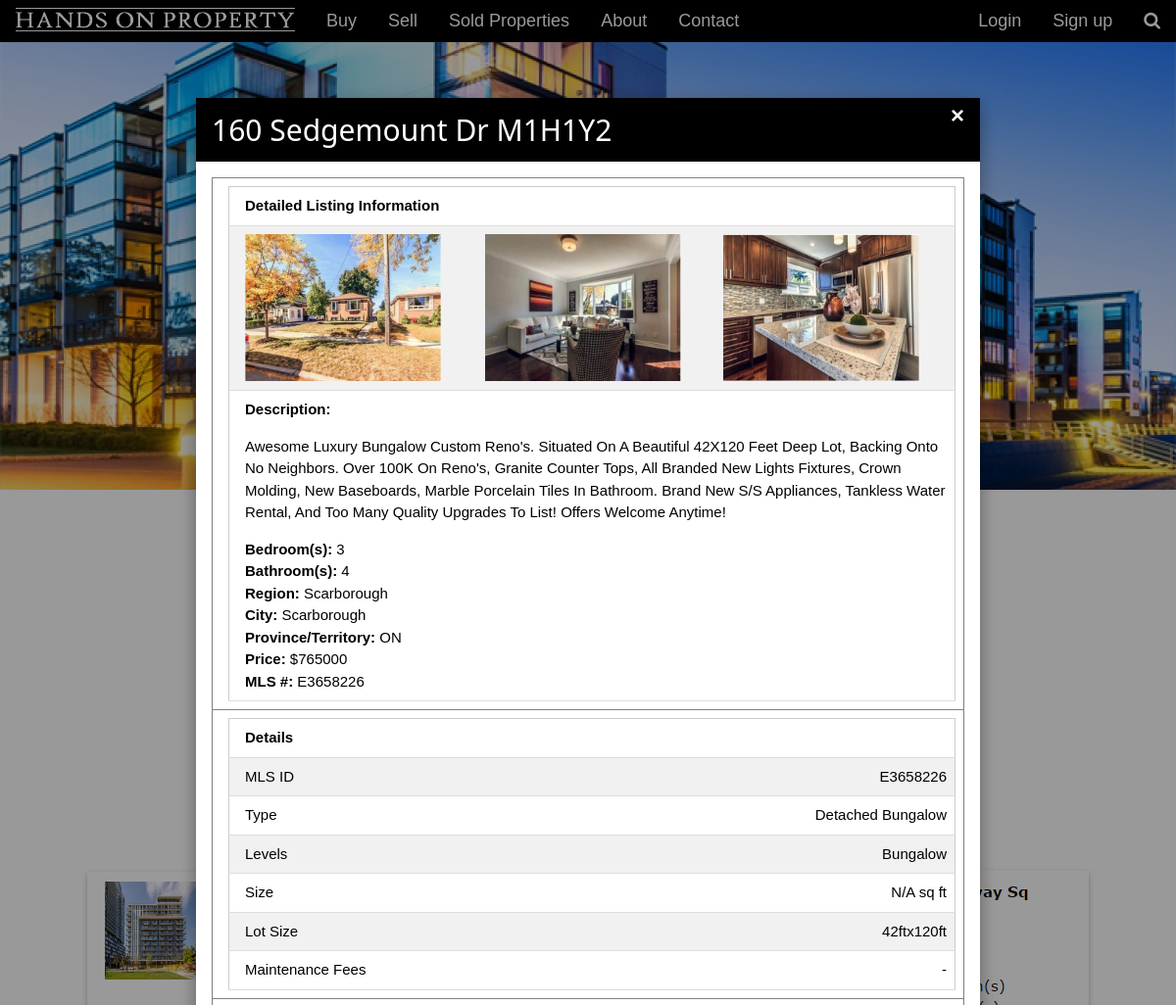
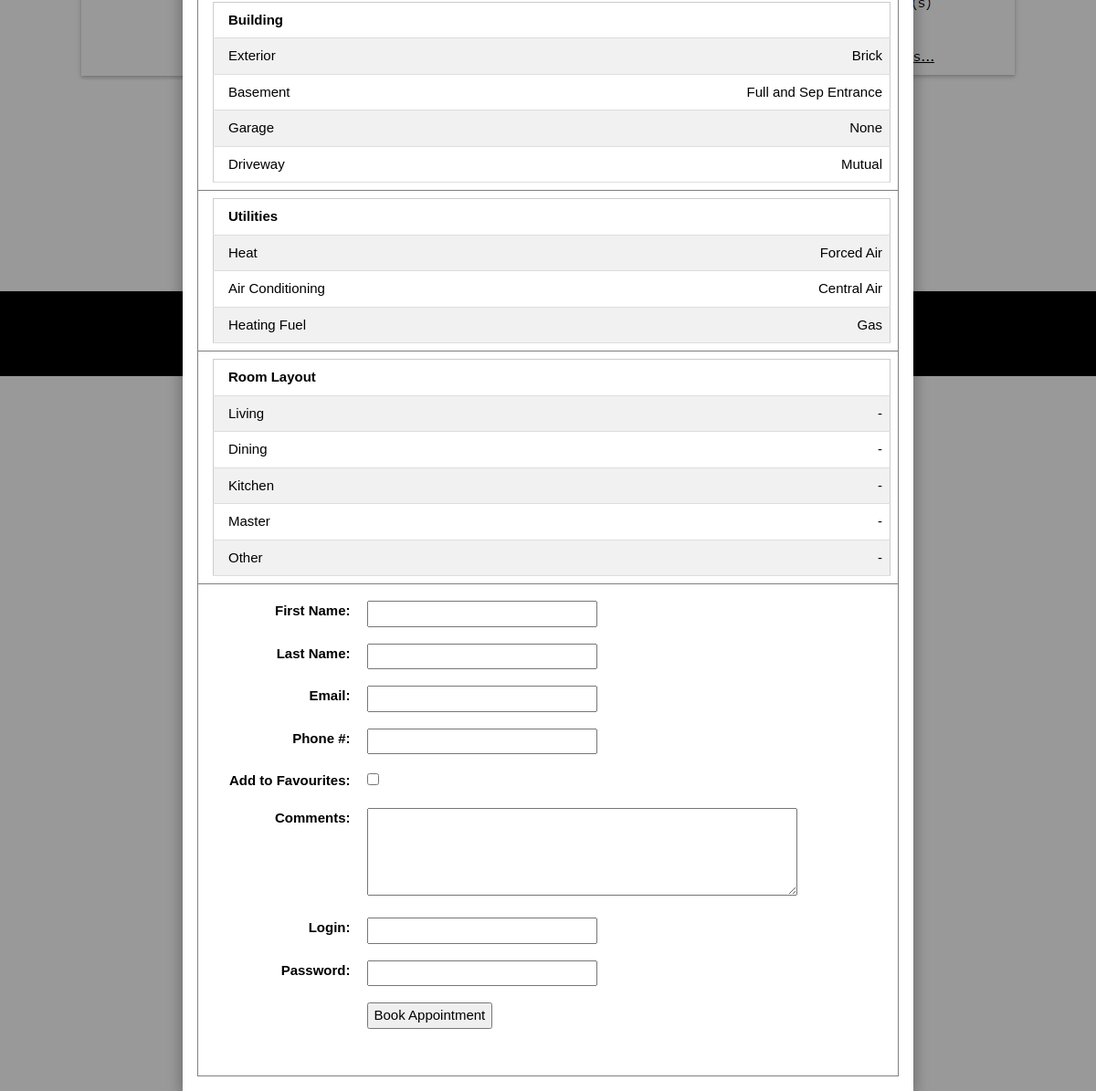
Screenshot of /index.php?build=alpha&mls_id=E3658226 with the database file from the repository (2 pictures, top to bottom).
### tables this page shows
CREATE TABLE IF NOT EXISTS `property` (
  `id` int(9) NOT NULL,
  `street_num` int(5) NOT NULL,
  `street_name` varchar(50) NOT NULL,
  `unit_num` varchar(4) NOT NULL,
  `postal_code` varchar(10) NOT NULL,
  `description` varchar(1000) NOT NULL,
  `num_of_bedroom` int(2) NOT NULL,
  `num_of_bathroom` int(2) NOT NULL,
  `region` varchar(50) NOT NULL,
  `city` varchar(50) NOT NULL,
  `province_territory` varchar(50) NOT NULL,
  `price` int(9) NOT NULL,
  `mls_id` varchar(10) NOT NULL,
  `latitude` decimal(11,6) NOT NULL,
  `longitude` decimal(11,6) NOT NULL
);

CREATE TABLE IF NOT EXISTS `property_images` (
  `id` int(11) NOT NULL,
  `image_path` varchar(150) NOT NULL,
  `mls_id` varchar(10) NOT NULL
);

CREATE TABLE IF NOT EXISTS `property_details` (
  `id` int(9) NOT NULL,
  `type` varchar(50) NOT NULL,
  `levels` varchar(50) NOT NULL,
  `size` varchar(10) NOT NULL,
  `lot_size` varchar(10) NOT NULL,
  `maintenance_fee` varchar(10) NOT NULL,
  `mls_id` varchar(10) NOT NULL
);

CREATE TABLE IF NOT EXISTS `property_exterior` (
  `id` int(9) NOT NULL,
  `exterior` varchar(50) NOT NULL,
  `basement` varchar(50) NOT NULL,
  `garage` varchar(50) NOT NULL,
  `driveway` varchar(50) NOT NULL,
  `mls_id` varchar(50) NOT NULL
);

CREATE TABLE IF NOT EXISTS `property_utilities` (
  `id` int(9) NOT NULL,
  `heat` varchar(30) NOT NULL,
  `air_conditioning` varchar(30) NOT NULL,
  `heating_fuel` varchar(30) NOT NULL,
  `mls_id` varchar(10) NOT NULL
);

CREATE TABLE IF NOT EXISTS `property_layout` (
  `id` int(9) NOT NULL,
  `living` varchar(50) NOT NULL,
  `dining` varchar(50) NOT NULL,
  `kitchen` varchar(50) NOT NULL,
  `master` varchar(50) NOT NULL,
  `other` varchar(50) NOT NULL,
  `mls_id` varchar(10) NOT NULL
);

### library.php (the view, shortened to what this page needs)
<?php
	function showHeader($title, $body_css, $logout, $username){
		echo "<!DOCTYPE html><html>
		<title>".$title."</title>
		<meta name='viewport' content='width=device-width, initial-scale=1'>
		<link rel='stylesheet' type='text/css' href='./css/w3.css'>
		<link rel='stylesheet' type='text/css' href='./css/kalvin.css'>
		<link rel='stylesheet' href='https://fonts.googleapis.com/icon?family=Material+Icons'>
		<link rel='stylesheet' href='https://cdnjs.cloudflare.com/ajax/libs/font-awesome/4.7.0/css/font-awesome.min.css'>
		";
		echo "
		<script type='text/javascript' src='./js/library.js'></script>
		<script type='text/javascript' src='./js/kalvin.js'></script>
		<body ".$body_css.">
		";
		echo "
			<div class='w3-top'>
			<div class='w3-center'>
				<ul class='w3-navbar w3-black w3-large w3-left-align'>
				  <!--<li class='w3-hide-medium w3-hide-large w3-opennav w3-right'>
					<a class='w3-padding-large' href='javascript:void(0)' onclick='myFunction()' title='Toggle Navigation Menu'><i class='fa fa-bars'></i></a>
				  </li>-->
					<li class='w3-hide-small'><a class='w3-hover-none' href='index.php'><img src='./img/logo.png' border='0' /></a></li>
					<li class='w3-hide-small'><a href='buyproperty.php'>Buy</a></li>
					<li class='w3-hide-small'><a href='sellproperty.php'>Sell</a></li>
					<li class='w3-hide-small'><a href='historylist.php'>Sold Properties</a></li>
					<li class='w3-hide-small'><a href='aboutus.php'>About</a></li>
					<li class='w3-hide-small'><a href='contactus.php'>Contact</a></li>
					<li class='w3-right w3-hide-small'><a href='javascript:void(0)' class='w3-hover-red'><i class='fa fa-search'></i></a>
		";
		if($logout == 0){
			echo "
					<li class='w3-right w3-hide-small'><a href='#' class='w3-hover-red'
						onclick=\"document.getElementById('signUpModal').style.display='block';
						document.forms['SignUpForm']['firstName'].value = '';
						document.forms['SignUpForm']['lastName'].value = '';
						document.forms['SignUpForm']['email'].value = '';
						document.forms['SignUpForm']['phone_num'].value = '';
						document.forms['SignUpForm']['passWord'].value = '';
						document.getElementById('signup_msg').innerHTML = '';
						\">Sign up</a></li>
					<li class='w3-right w3-hide-small'><a href='#' class='w3-hover-red'
							onclick=\"document.getElementById('loginModal').style.display='block';
							document.forms['LoginForm']['userName'].value='';
							document.forms['LoginForm']['passWord'].value='';
							document.getElementById('login_msg').innerHTML='';
						\">Login</a></li>
				</ul>
			</div>
			</div>
			";
		}
	}
	function loginModal(){
		function getDetailedListing(){
			if(isset($_GET['mls_id'])){
				$db = "transitc_reo";
				$server = "localhost";
				$user = "transitc_reo";
				$pass = "hopishere";
				$mls_id = $_GET['mls_id'];
				$conn = mysqli_connect($server, $user, $pass, $db);
				$arr = array(array());
				$counter = 0;
				$query_detailed_listing = "select street_num, street_name, postal_code, description, region, city, province_territory, price, num_of_bedroom, num_of_bathroom, latitude, longitude from property where mls_id = '$mls_id'";
				if($results = mysqli_query($conn, $query_detailed_listing)){
					while($row = mysqli_fetch_row($results)){
					$arr[$counter][0] = $row[10];
					$arr[$counter][1] = $row[11];
					$counter++;
					echo "
					<div id=\"detailedListingModal\" class=\"w3-modal\">
					<div class=\"w3-modal-content w3-animate-top w3-card-8\" style=\"max-width:800px\">
					  <header class=\"w3-container w3-black\">
						<span onclick=\"document.getElementById('detailedListingModal').style.display='none'\"
						class=\"w3-closebtn\">&times;</span>
						<h2>".$row[0]. " " .$row[1]. " " .$row[2]. "</h2>
					  </header>
					  <div class=\"w3-container w3-padding-16 w3-center\">
					  <table class='w3-table' border='1'>
					  ";
					echo "<tr><td>
								<table class='w3-table-all' style='width:100%'>
								<tr>
									<td colspan='3'><b>Detailed Listing Information</b></td>
								</tr>
								<tr>
					";
							$image_query = "select image_path from property_images where mls_id = '$mls_id'";
							if($image_results = mysqli_query($conn, $image_query)){
								while($image_row = mysqli_fetch_row($image_results)){
								$image_path = $image_row[0];
								echo "<td><img src='$image_path' width='200' height='150' /></td>";
							}
						}
					echo "
									<tr>
										<td colspan='3'>
										<b>Description: </b>
										<p>".$row[3]."</p>
										<b>Bedroom(s): </b>".$row[8]."<br />
										<b>Bathroom(s): </b>".$row[9]."<br />
										<b>Region: </b>".$row[4]."<br />
										<b>City: </b>".$row[5]."<br />
										<b>Province/Territory: </b>".$row[6]."<br />
										<b>Price: </b>$".$row[7]."<br />
										<b>MLS #: </b>".$mls_id."<br />
										</td>
									</tr>
									</table>
					</td></tr>";
					}
				}
				$query_detailed_listing = "select mls_id, type, levels, size, lot_size, maintenance_fee from property_details where mls_id = '$mls_id'";
				if($results = mysqli_query($conn, $query_detailed_listing)){
					while($row = mysqli_fetch_row($results)){
						echo "<tr>
							<td>
								<table class='w3-table-all' style='width:100%'>
									<tr>
										<td colspan='2'><b>Details</b></td>
									</tr>
									<tr><td class='w3-left'>MLS ID</td>
										<td class='w3-right'>".$row[0]."</td>
									</tr>
									<tr><td class='w3-left'>Type</td>
										<td class='w3-right'>".$row[1]."</td>
									</tr>
									<tr><td class='w3-left'>Levels</td>
										<td class='w3-right'>".$row[2]."</td>
									</tr>
									<tr><td class='w3-left'>Size</td>
										<td class='w3-right'>".$row[3]."</td>
									</tr>
									<tr><td class='w3-left'>Lot Size</td>
										<td class='w3-right'>".$row[4]."</td>
									</tr>
									<tr><td class='w3-left'>Maintenance Fees</td>
										<td class='w3-right'>".$row[5]."</td>
									</tr>
								</table>
							</td>
							</tr>
						";
					}
				}
				$query_detailed_exterior = "select exterior, basement, garage, driveway from property_exterior where mls_id = '$mls_id'";
				if($results = mysqli_query($conn, $query_detailed_exterior)){
					while($row = mysqli_fetch_row($results)){
						echo "<tr>
							<td>
								<table class='w3-table-all' style='width:100%'>
									<tr>
										<td colspan='2'><b>Building</b></td>
									</tr>
									<tr><td class='w3-left'>Exterior</td>
										<td class='w3-right'>".$row[0]."</td>
									</tr>
									<tr><td class='w3-left'>Basement</td>
										<td class='w3-right'>".$row[1]."</td>
									</tr>
									<tr><td class='w3-left'>Garage</td>
										<td class='w3-right'>".$row[2]."</td>
									</tr>
									<tr><td class='w3-left'>Driveway</td>
										<td class='w3-right'>".$row[3]."</td>
									</tr>
								</table>
							</td>
							</tr>
						";
					}
				}
				$query_detailed_utilities = "select heat, air_conditioning, heating_fuel from property_utilities where mls_id = '$mls_id'";
				if($results = mysqli_query($conn, $query_detailed_utilities)){
					while($row = mysqli_fetch_row($results)){
						echo "<tr>
							<td>
								<table class='w3-table-all' style='width:100%'>
									<tr>
										<td colspan='2'><b>Utilities</b></td>
									</tr>
									<tr><td class='w3-left'>Heat</td>
										<td class='w3-right'>".$row[0]."</td>
									</tr>
									<tr><td class='w3-left'>Air Conditioning</td>
										<td class='w3-right'>".$row[1]."</td>
									</tr>
									<tr><td class='w3-left'>Heating Fuel</td>
										<td class='w3-right'>".$row[2]."</td>
									</tr>
								</table>
							</td>
							</tr>
						";
					}
				}
				$query_detailed_layout = "select living, dining, kitchen, master, other from property_layout where mls_id = '$mls_id'";
				if($results = mysqli_query($conn, $query_detailed_layout)){
					while($row = mysqli_fetch_row($results)){
						echo "<tr>
							<td>
								<table class='w3-table-all' style='width:100%'>
									<tr>
										<td colspan='2'><b>Room Layout</b></td>
									</tr>
									<tr><td class='w3-left'>Living</td>
										<td class='w3-right'>".$row[0]."</td>
									</tr>
									<tr><td class='w3-left'>Dining</td>
										<td class='w3-right'>".$row[1]."</td>
									</tr>
									<tr><td class='w3-left'>Kitchen</td>
										<td class='w3-right'>".$row[2]."</td>
									</tr>
									<tr><td class='w3-left'>Master</td>
										<td class='w3-right'>".$row[3]."</td>
									</tr>
									<tr><td class='w3-left'>Other</td>
										<td class='w3-right'>".$row[4]."</td>
									</tr>
								</table>
							</td>
							</tr>
						";
					}
				}
				echo "<tr><td>";
				if(!empty($_SESSION['user'])){
					bookAppointmentForm(1, getUserInformation($_SESSION['user']), $mls_id);
				}else{
					bookAppointmentForm(0, "" , $mls_id);
				}
				echo "</td></tr>";
					echo "</table>
					  </div>
					  <footer class=\"w3-container w3-black\">
					  </footer>
					</div>
				  </div>
				  ";
				  return $arr;
			}
		}
	}
	function showFooter(){
		echo "
			<footer class='w3-display-container w3-padding-16 w3-black w3-medium'>
			<nav class='w3-topnav w3-black w3-center'>
		  <a href='#'>Terms of Use</a> |
		  <a href='#'>Privacy Policy</a> |
		  <a href='contactus.php'>Contact Us</a> |
		  <a href='#'>Free Android App</a> |
		  <a href='#'>Free iOS App</a>
		</nav>
		<div class='w3-center'>
		  <i class='fa fa-facebook-official w3-hover-text-indigo'></i>
		  <i class='fa fa-instagram w3-hover-text-purple'></i>
		  <i class='fa fa-snapchat w3-hover-text-yellow'></i>
		  <i class='fa fa-pinterest-p w3-hover-text-red'></i>
		  <i class='fa fa-twitter w3-hover-text-light-blue'></i>
		  <i class='fa fa-linkedin w3-hover-text-indigo'></i>
		</div>
		</footer>
		";
		echo
		"</body>
		</html>
		";
	}
	function bookAppointmentForm($flag, $arr, $mls_id){
		$empty_var = "";
			echo "<table class='w3-table-all' style='width:100%'>
						<form action='./php/bookAppointmentController.php' method=\"post\" name='BookAppointmentForm'>
							<table border='0'>
								<tr>
									<td class='w3-right'><b>First Name: </b></td>
									<td><input type=\"text\" name=\"firstName_detailed\" size='25' value='".($flag == 0 ? $empty_var : $arr[0])."'></td>
								</tr>
								<tr>
									<td class='w3-right'><b>Last Name: </b></td>
									<td><input type=\"text\" name=\"lastName_detailed\" size='25' value='".($flag == 0 ? $empty_var : $arr[1])."'></td>
								</tr>
								<tr>
									<td class='w3-right'><b>Email: </b></td>
									<td><input type=\"text\" name=\"email_detailed\" size='25' value='".($flag == 0 ? $empty_var : $arr[2])."'></td>
								</tr>
								<tr>
									<td class='w3-right'><b>Phone #: </b></td>
									<td><input type=\"text\" name=\"phone_num_detailed\" size='25' value='".($flag == 0 ? $empty_var : $arr[3])."'></td>
								</tr>
								<tr>
									<td class='w3-right'><b>Add to Favourites: </b></td>
									<td><input type='checkbox' name='favourite_detailed' value='favourite_detailed' /></td>
								</tr>
								<tr>
									<td class='w3-right'><b>Comments: </b></td>
									<td><textarea rows='4' cols='50' name='user_comments_detailed'></textarea></td>
								</tr>
								";
								if($flag == 0){
									echo "
								<tr>
									<td class='w3-right'><b>Login: </b></td>
									<td><input type=\"password\" name=\"login_detailed\" size='25'></td>
								</tr>
								<tr>
									<td class='w3-right'><b>Password: </b></td>
									<td><input type=\"password\" name=\"password_detailed\" size='25'></td>
								</tr>
									";
								}
								echo "
										<tr>
										<td></td>
										<td class='w3-left'>
										<input type=\"submit\" name=\"book_appointment_detailed\" value='Book Appointment'>
										</td>
										</tr>
								<input type = 'hidden' name='mls_id_detailed' value ='".($flag == 0 ? $empty_var : $mls_id)."'>
								<tr>
								<td></td>
								<td>
									<div class='w3-text-red'>
									<p id='bookappointment_msg'>
									</p>
									</div>
								</td>
								</tr>
								</form>
							</table>";
	}
?>

### rows the page displays
property: street_num "160", street_name "Sedgemount Dr", postal_code "M1H1Y2", description "Awesome Luxury Bungalow Custom Reno's. Situated On A Beautiful 42X120 Feet Deep Lot, Backing Onto No Neighbors. Over 100K On Reno's, Granite Counter Tops, All Branded New Lights Fixtures, Crown Molding, New Baseboards, Marble Porcelain Tiles In Bathroom. Brand New S/S Appliances, Tankless Water Rental, And Too Many Quality Upgrades To List! Offers Welcome Anytime!", num_of_bedroom "3", num_of_bathroom "4", region "Scarborough", city "Scarborough", province_territory "ON", price "765000"
property_images: image_path (picture)
property_images: image_path (picture)
property_images: image_path (picture)
property_details: mls "E3658226", type "Detached Bungalow", levels "Bungalow", size "N/A sq ft", lot_size "42ftx120ft", maintenance_fee "-"
property_exterior: exterior "Brick", basement "Full and Sep Entrance", garage "None", driveway "Mutual"
property_utilities: heat "Forced Air", air_conditioning "Central Air", heating_fuel "Gas"
property_layout: living "-", dining "-", kitchen "-", master "-", other "-"
